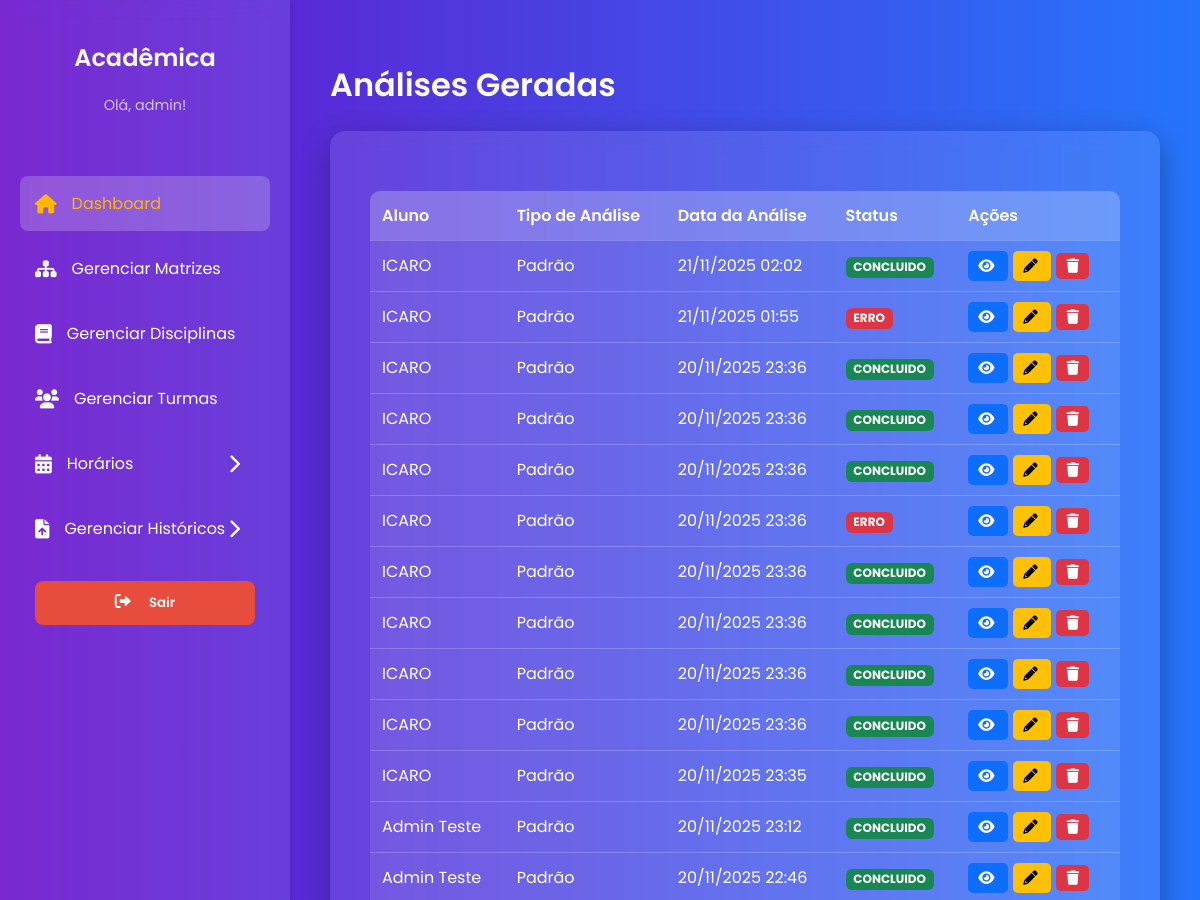
The app's page /listar/ (signed in, upper part), older data.
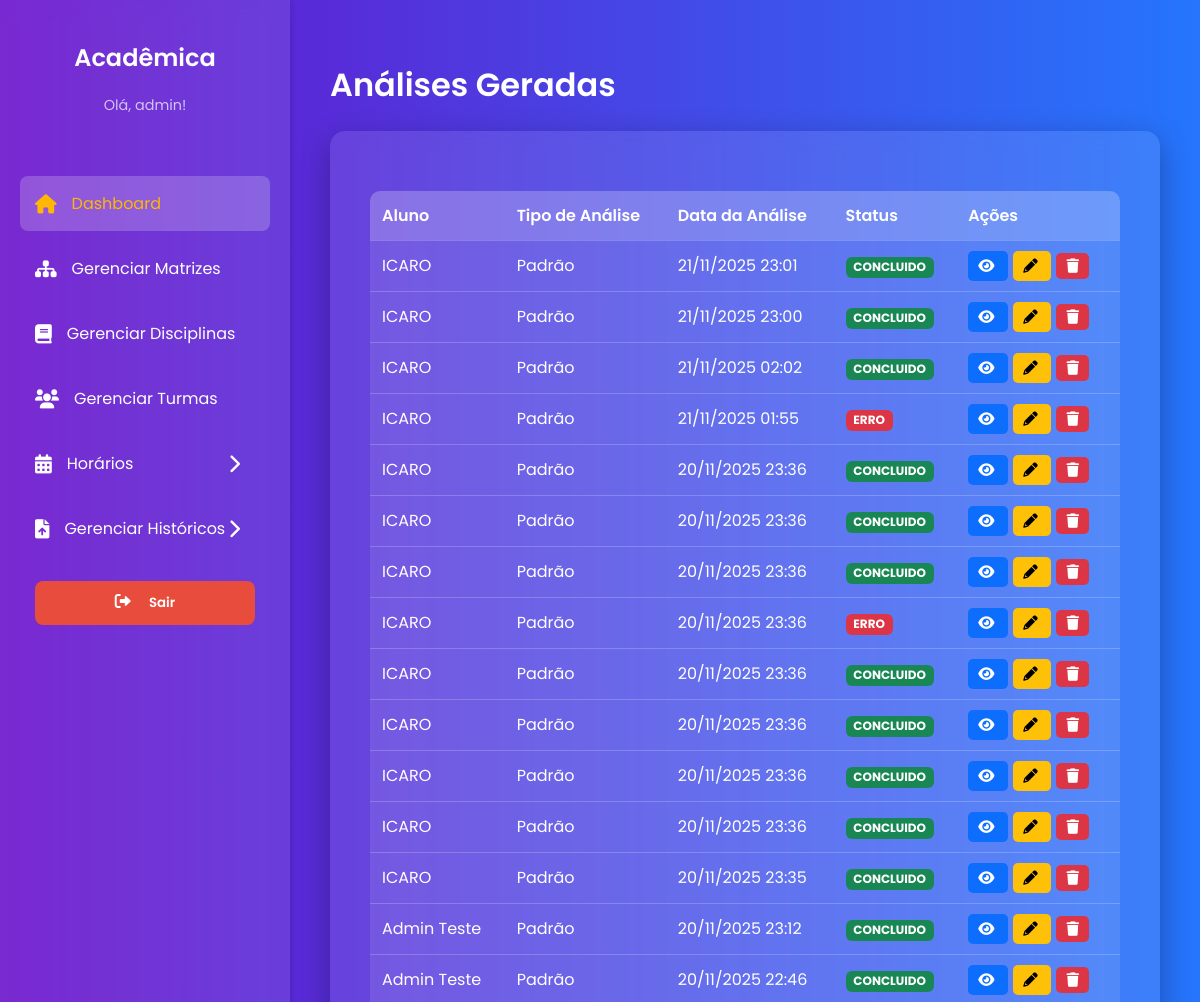
The same page, newer data.
### analytics/models.py (models this page shows, shortened)
class Analise(models.Model):
    TIPO_ANALISE_CHOICES = [
        ('padrao', 'Padrão'),
        ('soft', 'Soft'),
        ('hard', 'Hardcore'),
    ]
    historico = models.ForeignKey(Historico, on_delete=models.CASCADE, related_name='analises')
    coordenador = models.ForeignKey(Usuario, on_delete=models.SET_NULL, null=True, blank=True)
    tipo_analise = models.CharField(max_length=10, choices=TIPO_ANALISE_CHOICES)
    dias_excluidos = models.CharField(max_length=100, blank=True, null=True, help_text="Ex: 'SEG,TER'")
    data_criacao = models.DateTimeField(auto_now_add=True)
    status = models.CharField(max_length=20, default='PENDENTE') # PENDENTE, CONCLUIDO, ERRO
    resultado_texto = models.TextField(blank=True, null=True)

### upload/models.py (models this page shows, shortened)
class Historico(models.Model):
    STATUS_CHOICES = [
        ('PENDENTE', 'Processamento Pendente'),
        ('CONCLUIDO', 'Processamento Concluído'),
        ('ERRO', 'Erro no Processamento'),
    ]
    aluno = models.ForeignKey(
        Aluno,
        on_delete=models.CASCADE,
        verbose_name="Aluno",
        related_name='historicos' # Permite consultar facilmente historicos do aluno
    )
    usuario = models.ForeignKey(
        Usuario,
        on_delete=models.SET_NULL, # Mantém o histórico mesmo que o coordenador seja excluído
        null=True,
        verbose_name="Coordenador Responsável"
    )
    data_upload = models.DateTimeField(
        auto_now_add=True,
        verbose_name="Data de Upload"
    )
    status = models.CharField(
        max_length=20,
        choices=STATUS_CHOICES,
        default='PENDENTE',
        verbose_name="Status de Processamento"
    )
    arquivo_original = models.FileField(
        upload_to='historicos/',
        null=True,
        blank=True,
        verbose_name="Arquivo PDF Original"
    )
    class Meta:
        db_table = 'HISTORICO'
        verbose_name = "Histórico Escolar"
        verbose_name_plural = "Históricos Escolares"

class Aluno(models.Model):
    nome = models.CharField(max_length=100)
    matricula = models.CharField(max_length=10, unique=True)
    curso = models.CharField(max_length=100, verbose_name="Curso de Ingresso")
    ano_ingresso = models.CharField(max_length=6, verbose_name="Ano de Ingresso")
    class Meta:
        db_table = 'ALUNO'
        verbose_name = "Aluno"
        verbose_name_plural = "Alunos"

### analytics/views.py (the view)
# urls.py: path('listar/', views.listar_analises, name='listar_analises'),
@login_required
def listar_analises(request):
    analises = Analise.objects.select_related('historico__aluno').order_by('-data_criacao')
    return render(request, 'analytics/listar_analises.html', {'analises': analises})

### analytics/templates/analytics/listar_analises.html (shortened to what this page needs)
{% extends 'core/base.html' %}
{% load static %}
{% block page_title %}Análises Geradas{% endblock %}
{% block content %}
<table>
    <thead>
        <tr>
            <th>Aluno</th>
            <th>Tipo de Análise</th>
            <th>Data da Análise</th>
            <th>Status</th>
            <th>Ações</th>
        </tr>
    </thead>
    <tbody>
        {% for analise in analises %}
        <tr>
            <td>{{ analise.historico.aluno.nome }}</td>
            <td>{{ analise.get_tipo_analise_display }}</td>
            <td>{{ analise.data_criacao|date:"d/m/Y H:i" }}</td>
            <td>
                <span class="status-badge
                    {% if analise.status == 'CONCLUIDO' %}status-concluido
                    {% elif analise.status == 'PENDENTE' %}status-pendente
                    {% else %}status-erro
                    {% endif %}">
                    {{ analise.status }}
                </span>
            </td>
            <td class="action-buttons">
                <a href="{% url 'analytics:consultar_analise' analise_pk=analise.pk %}" class="btn-view" title="Visualizar Grade">
                    <i class="fas fa-eye"></i>
                </a>
                <a href="{% url 'analytics:editar_analise' analise_pk=analise.pk %}" class="btn-edit" title="Editar Grade">
                    <i class="fas fa-pencil-alt"></i>
                </a>
                <form method="POST" action="{% url 'analytics:excluir_analise' analise_pk=analise.pk %}" style="display: inline;" onsubmit="return confirm('Tem certeza que deseja excluir esta análise?');">
                    <button type="submit" class="btn-delete" title="Excluir">
                        <i class="fas fa-trash"></i>
                    </button>
                </form>
            </td>
        </tr>
        {% empty %}
        <tr>
            <td colspan="5" style="text-align: center; padding: 20px; font-size: 1.1em;">
                Nenhuma análise foi gerada ainda.
            </td>
        </tr>
        {% endfor %}
    </tbody>
</table>
{% endblock %}

Row changes from the older to the newer data that the page shows:
added Analise: historico.aluno.nome "ICARO", tipo_analise "Padrão", data_criacao "21/11/2025 23:01", status "CONCLUIDO"
added Analise: historico.aluno.nome "ICARO", tipo_analise "Padrão", data_criacao "21/11/2025 23:00", status "CONCLUIDO"
